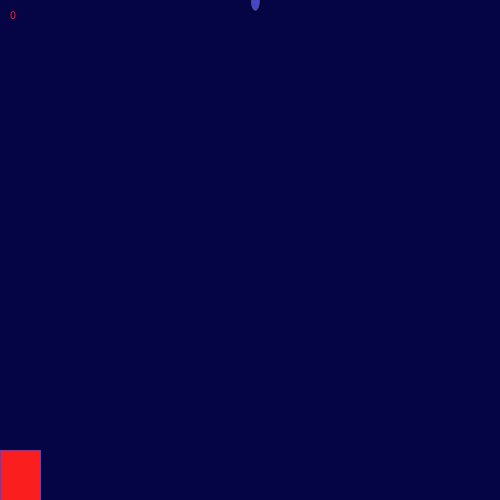
Frame 1 (no input)
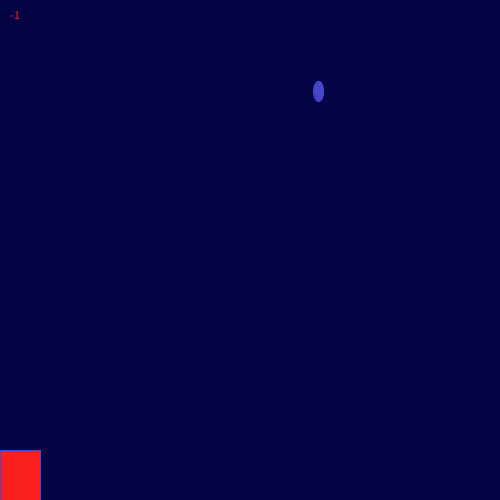
Frame 60 (the mouse pressed at the canvas centre just before this capture)
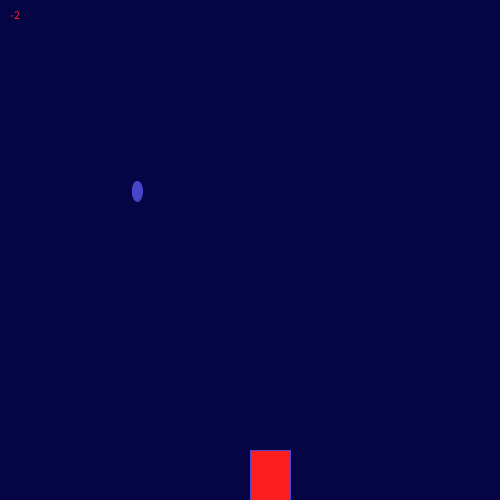
Frame 120 (the mouse held since frame 60 and released just before this capture)

The Processing sketch that drew these frames (run headless with seeded random() and noise(); from frame 60 on, the mouse is pressed at the canvas centre):

// Processing sketch: RainGame
// ── RainGame.pde

float ballX=255;
int ballY=1;
int score=0;
void setup(){
  size(500, 500) ; 
}
void draw(){
  background(5, 5, 70);
    fill(70, 70, 200);
  ellipse(ballX, ballY, 10, 20);
  stroke(80, 70, 210);
  ballY+=10;
  fill(250, 30, 30);
  rect(mouseX, 450, 40, 50);
text(""+score, 10, 10, 70, 80);
  if (ballY>=500){
   ballY=1;
      checkCatch(ballX);
   ballX=random(15,485);
 }
  }
  void checkCatch(float ballX){
if (ballX+10 > mouseX && ballX < mouseX+50){
      score++;
}
   else{
     score--;
}
println("Your score is now: "+score);
  } 
